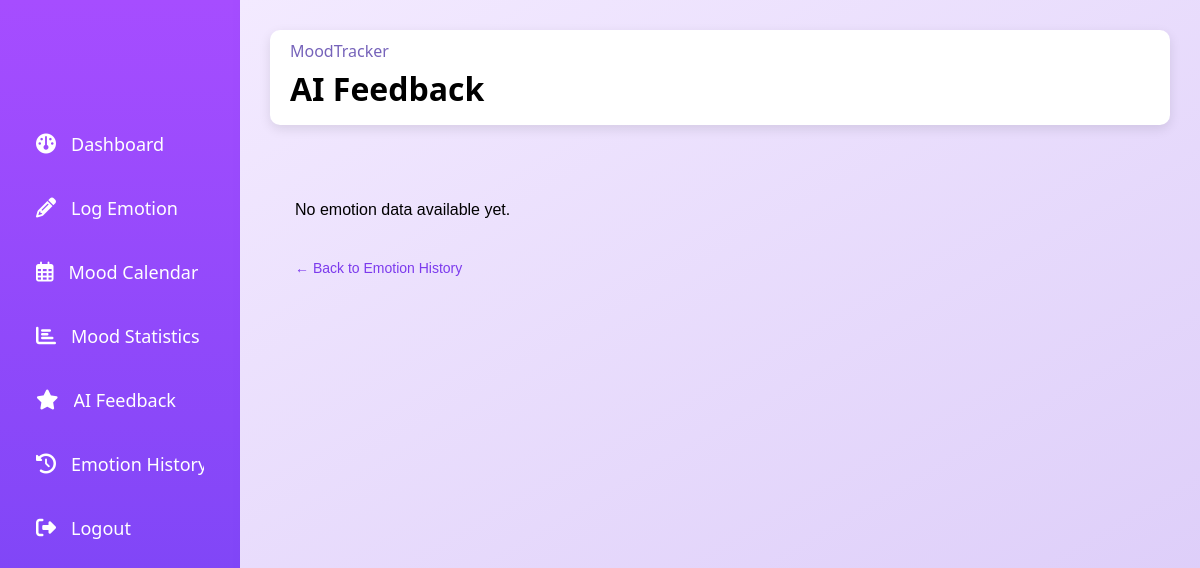
/ai_feedback/11 (signed in), run on an earlier commit of the app's database.
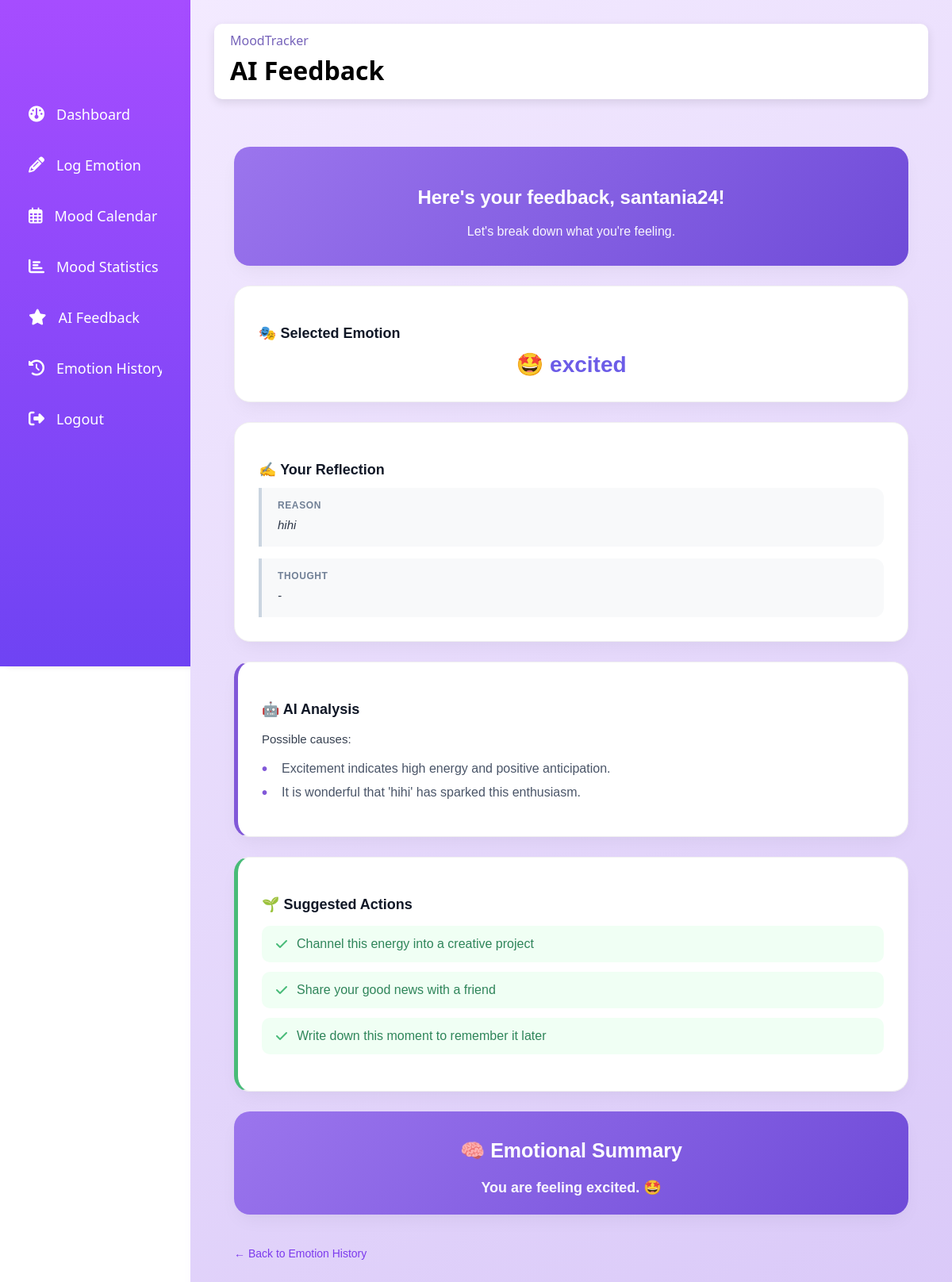
And on a later commit of the database.
### tables this page shows
CREATE TABLE emolog (
                   id INTEGER PRIMARY KEY AUTOINCREMENT,
                   username TEXT NOT NULL,
                   emotion_name TEXT NOT NULL,
                   note TEXT,
                   timestamp DATETIME DEFAULT CURRENT_TIMESTAMP, ai_short_feedback TEXT, ai_full_feedback TEXT, thought TEXT,
                   FOREIGN KEY(username) REFERENCES users(username)
            );

### app_package/aifeedback.py (the view)
@ai_feedback_bp.route("/ai_feedback")
@ai_feedback_bp.route("/ai_feedback/<int:log_id>")
def ai_feedback(log_id=None):
    username = session.get("username")
    if not username:
        return redirect("/login")
    if log_id:
        log = get_emolog_by_id(log_id)
        if log and log['username'] != username:
            flash("You do not have permission to view this log.", "error")
            return redirect(url_for('home.dashboard'))
    else:
        log = get_latest_emolog(username)
    if not log:
        return render_template("ai_feedback.html", empty=True)
    log_data = dict(log)
    full = None
    if log_data.get("ai_full_feedback"):
        try:
            full = ast.literal_eval(log_data["ai_full_feedback"])
        except (ValueError, SyntaxError):
            full = None
    if not full:
        full = generate_full_feedback(
            log_data["emotion_name"],
            log_data["note"] or "",
            log_data.get("thought", "")
        )
    from .logemotion import get_emotion_styling
    style = get_emotion_styling(log_data["emotion_name"])
    return render_template(
        "ai_feedback.html",
        emotion=full["emotion"],
        emoji=style["emoji"],
        summary=full["summary"],
        causes=full["causes"],
        suggestions=full["suggestions"],
        reason=full["reflection"]["reason"],
        thought=full["reflection"]["thought"],
        log_id=log_id
    )

### Databases/emologdb.py (called while the page is built)
def get_db():
    db = sqlite3.connect(
        'user.db',
        detect_types=sqlite3.PARSE_DECLTYPES
    )
    db.row_factory = sqlite3.Row
    return db

def get_emolog_by_id(log_id):
    db = get_db()
    try:
        cur = db.execute("SELECT * FROM emolog WHERE id = ?", (log_id,))
        row = cur.fetchone()
        return row
    finally:
        db.close()

### app_package/logemotion.py (called while the page is built)
def get_emotion_styling(emotion):
    return EMOTION_MAP.get(emotion, {'color': '#CCCCCC', 'emoji': '🤷'})

### app_package/templates/ai_feedback.html (shortened to what the changed rows need)
<!DOCTYPE html>
<html lang="en">
<head>
    <link rel="stylesheet" href="https://cdnjs.cloudflare.com/ajax/libs/font-awesome/6.4.0/css/all.min.css">
    <link rel="stylesheet" href="{{ url_for('static', filename='style.css') }}">
</head>
<body>
    <div class="layout">
        <div class="main-section">
            <header class="topbar">
                <div class="header-title">
                    <h1>AI Feedback</h1>
                </div>
            </header>
            <div class="ai-feedback-page">
                {% if empty%}
                <p> No emotion data available yet. </p>
                {% else %}
                <section class="ai-card intro">
                    <h2>Here's your feedback, {{ session.username }}!</h2>
                    <p class="ai-subtitle">
                        Let's break down what you're feeling.
                    </p>
                </section>
                <section class="ai-card">
                    <h3>🎭 Selected Emotion</h3>
                    <div style="text-align: center; font-size: 28px; font-weight: bold; color: #6c5ce7; margin-top: 10px;">
                        {{ emoji }} {{ emotion }}
                    </div>
                </section>
                <section class="ai-card reflection">
                    <h3>✍️ Your Reflection</h3>
                    <div class="reflection-grid">
                        <div class="reflection-box">
                            <span class="ref-label">Reason</span>
                            <p>{{ reason if reason else '-' }}</p>
                        </div>
                        <div class="reflection-box">
                            <span class="ref-label">Thought</span>
                            <p>{{ thought if thought else '-' }}</p>
                        </div>
                    </div>
                </section>
                <section class="ai-card highlight">
                    <h3>🤖 AI Analysis</h3>
                    <p> Possible causes:</p>
                    <ul>
                        {% for c in causes%}
                        <li>{{c}}</li>
                        {% endfor %}
                    </ul>
                </section>
                <section class="ai-card suggestions">
                    <h3>🌱 Suggested Actions</h3>
                    <ul>
                        {% for s in suggestions%}
                        <li>{{s}}</li>
                        {% endfor %}
                    </ul>
                </section>
                <section class="ai-card summary">
                    <h3>🧠 Emotional Summary</h3>
                    <p>{{summary}} {{emoji}}</p>
                </section>
                {% endif %}
                <div class="ai-footer">
                    <a href="{{ url_for('emotion_history.emotion_history') }}{% if log_id %}#log-{{ log_id }}{% endif %}">← Back to Emotion History</a>
                </div>
            </div>
            </div>
        </div>
</body>
</html>

What changed in the data, as far as the page shows it:
added emolog: username "santania24", emotion_name "excited", note "hihi"
Also different on the page:
{{ emoji }}: (not shown) → "🤩"
{{ thought if thought else '-' }}: (not shown) → "-"
{{ summary }}: (not shown) → "You are feeling excited."
text no longer shown: "No emotion data available yet."
text now shown: "Here's your feedback, ! Let's break down what you're feeling. 🎭 Selected Emotion ✍️ Your Reflection REASON THOUGHT 🤖 AI Analysis Possible causes: 🌱 Suggested Actions 🧠 Emotional Summary"
new list line: "Excitement indicates high energy and positive anticipation."
new list line: "It is wonderful that 'hihi' has sparked this enthusiasm."
new list line: "Channel this energy into a creative project"
new list line: "Share your good news with a friend"
new list line: "Write down this moment to remember it later"
